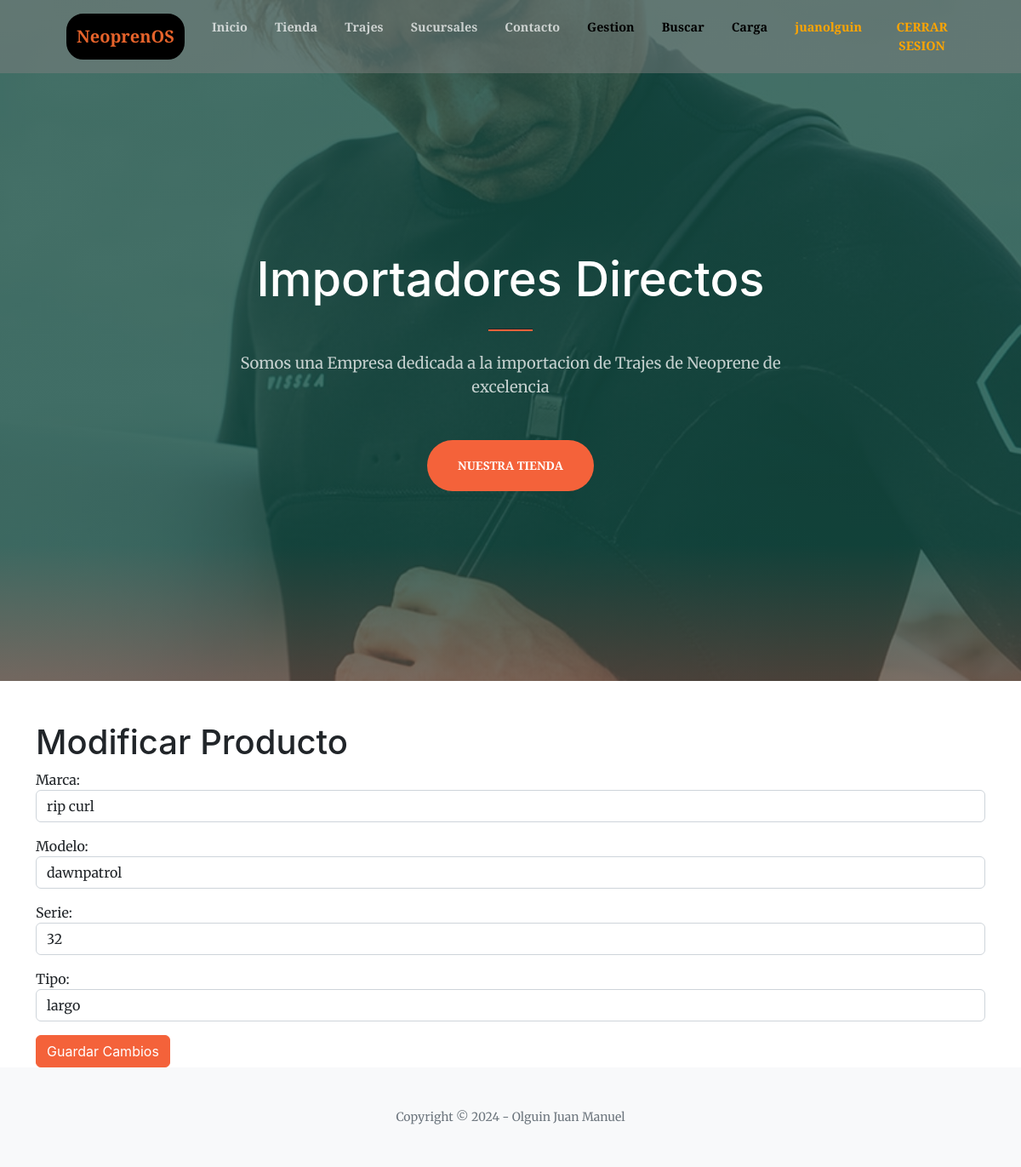
Page /Neoprenos/modificar_producto/23/ (signed in) on the committed database.
### Neoprenos/models.py (models this page shows, shortened)
class neoprenos(models.Model) :
    marca =models.CharField(max_length=30)
    modelo=models.CharField(max_length=30)
    serie=models.IntegerField()
    tipo=models.CharField(max_length=20)

### Neoprenos/views.py (the view)
# urls.py: path('modificar_producto/<int:producto_id>/', modificar_producto, name='modificar_producto')
@login_required
def modificar_producto(request, producto_id):
    producto = get_object_or_404(neoprenos, id=producto_id)
    if request.method == 'POST':
        form = ModificacionProductoForm(request.POST, instance=producto)
        if form.is_valid():
            form.save()
            messages.success(request, "Producto modificado correctamente.")
            return redirect('gestionarProducto')
    else:
        form = ModificacionProductoForm(instance=producto)
    return render(request, 'Neoprenos/modificar_producto.html', {'form': form, 'producto': producto})

### Neoprenos/forms.py
class ModificacionProductoForm(forms.ModelForm):
    class Meta:
        model = neoprenos
        fields = ['marca', 'modelo', 'serie', 'tipo']
        widgets = {
            'marca': forms.TextInput(attrs={'class': 'form-control', 'placeholder': 'Marca'}),
            'modelo': forms.TextInput(attrs={'class': 'form-control', 'placeholder': 'Modelo'}),
            'serie': forms.TextInput(attrs={'class': 'form-control', 'placeholder': 'Serie'}),
            'tipo': forms.TextInput(attrs={'class': 'form-control', 'placeholder': 'Tipo'}),
        }

### Neoprenos/templates/Neoprenos/modificar_producto.html (shortened to what this page needs)
{% extends "Neoprenos/base.html" %}
{% load static %}
{% block main %}
<div class="container mt-5">
    <h1>Modificar Producto</h1>
    <form method="POST">
        {{ form.as_p }}
        <button type="submit" class="btn btn-primary">Guardar Cambios</button>
    </form>
</div>
{% endblock %}

### Neoprenos/templates/Neoprenos/base.html (shortened to what this page needs)
<!DOCTYPE html>
{% load static %}
<html lang="en">
    <head>
        <link href="https://cdn.jsdelivr.net/npm/bootstrap-icons@1.5.0/font/bootstrap-icons.css" rel="stylesheet" />
        <link href="https://cdnjs.cloudflare.com/ajax/libs/SimpleLightbox/2.1.0/simpleLightbox.min.css" rel="stylesheet" />
        <link href="{% static 'Neoprenos/css/styles.css' %}" rel="stylesheet" />
    </head>
    <body id="page-top">
        <nav class="navbar navbar-expand-lg navbar-light fixed-top py-3" id="mainNav">
            <div class="container px-4 px-lg-5">
                <a style ="color : rgb(230, 99, 43);border:2px solid black;padding:10px;border-radius: 20px;background-color:black;" class="navbar-brand" href="{% url 'Inicio' %}">NeoprenOS  </a>
                <div class="collapse navbar-collapse" id="navbarResponsive">
                    <ul class="navbar-nav ms-auto my-2 my-lg-0">
                        <li class="nav-item"><a class="nav-link" href="{% url 'Inicio' %}">Inicio</a></li>
                        <li class="nav-item"><a class="nav-link" href="{% url 'Tienda' %}">Tienda</a></li>
                        <li class="nav-item"><a class="nav-link" href="{% url 'Trajes' %}">Trajes</a></li>
                        <li class="nav-item"><a class="nav-link" href="{% url 'Sucursales' %}">Sucursales</a></li>
                        <li class="nav-item"><a class="nav-link" href="{% url 'Contacto' %}">Contacto</a></li>
                        <li class="nav-item"><a style ="color : black;" class="nav-link" href="{% url 'gestionarProducto' %}">Gestion</a></li>
                        <li class="nav-item"><a style ="color : black;" class="nav-link" href="{% url 'buscar' %}">Buscar</a></li>
                        <li class="nav-item"><a style ="color : black;" class="nav-link" href="{% url 'neoprenosFormulario' %}">Carga</a></li>
                        {% if not request.user.is_authenticated %}
                        <li class="nav-item"><a style ="color : orange;" class="nav-link" href="{% url 'Login' %}">INICIAR SESION</a></li>
                        {% else %}
                        <li class="nav-item"><a style="color: orange;" class="nav-link" href="#">{{ request.user.username }}</a></li>
                        <li class="nav-item">
                        <form id="logout-form" action="{% url 'Logout' %}" method="POST" style="display:inline;" onsubmit="return confirmLogout();">
                        <button type="submit" class="nav-link" style="color: orange; background: none; border: none; cursor: pointer;">CERRAR SESION</button>
                        </form></li>
                        {% endif %}
                    </ul>
                </div>
            </div>
        </nav>
        <header class="masthead">
            <div class="container px-4 px-lg-5 h-100">
                <div class="row gx-4 gx-lg-5 h-100 align-items-center justify-content-center text-center">
                    <div class="col-lg-8 align-self-end">
                        <h1 class="text-white font-weight-bold">Importadores Directos</h1>
                        <hr class="divider" />
                    </div>
                    <div class="col-lg-8 align-self-baseline">
                        <p class="text-white-75 mb-5">Somos una Empresa dedicada a la importacion de Trajes de Neoprene de excelencia</p>
                        <a class="btn btn-primary btn-xl" href="{% url 'Tienda' %}">NUESTRA TIENDA</a>
                    </div>
                </div>
            </div>
        </header>
        {% block main  %}
        {% endblock main  %}
        <footer class="bg-light py-5">
            <div class="container px-4 px-lg-5"><div class="small text-center text-muted">Copyright &copy; 2024 - Olguin Juan Manuel</div></div>
        </footer>
    </body>
</html>

### rows in the picture
neoprenos: marca "rip curl", modelo "dawnpatrol", serie "32", tipo "largo"

### other values in the picture
{{ request.user.username }} "juanolguin"
